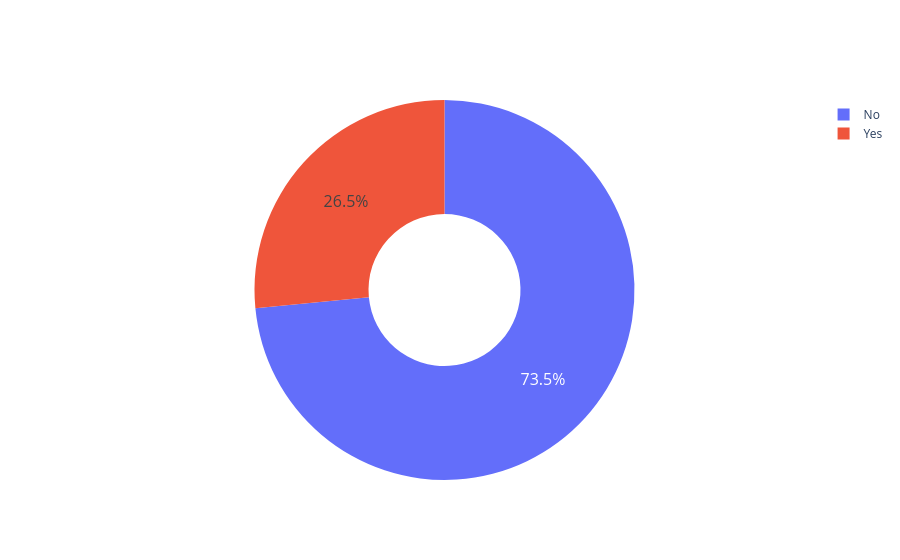

Here is the notebook cell this chart was saved with:
### Code cell
from plotly.subplots import make_subplots
import plotly.graph_objects as go

type_ = ["No", "Yes"]

fig = make_subplots(rows=1, cols=1)

fig.add_trace(
    go.Pie(
        labels=type_,
        values=df['Churn'].value_counts(),
        name="Churn"
    )
)

fig.update_traces(
    hole=0.4,
    hoverinfo="label+percent+name",
    textfont_size=16
)

fig.show()

### Figure 1 — Plotly figure (JSON) as saved in the notebook; plotly's stock layout.template omitted (floating-point values rounded to 4 significant figures)
{"data": [{"hole": 0.4, "hoverinfo": "label+percent+name", "labels": ["No", "Yes"], "name": "Churn", "textfont": {"size": 16}, "type": "pie", "values": [5174, 1869]}], "layout": {"xaxis": {"anchor": "y", "domain": [0, 1]}, "yaxis": {"anchor": "x", "domain": [0, 1]}}}
